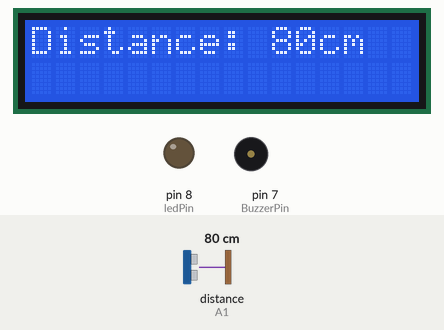
A sketch run on a simulated Arduino Uno, built with avr-gcc and run on an emulated ATmega328P. On the bench: 16×2 character LCD, output pins drawn as LEDs (lit = HIGH), buzzer (waves = sounding, pin HIGH). Dashed ring = blinking. The test bench sets the inputs (shaded band); at power-on: distance to the obstacle (sensor on A1) 80 cm. The echo pulse lasts 58.3 µs per cm.

Above: at 1.2 s.
1.3 s: distance to the obstacle (sensor on A1) set to 22 cm
At 3.0 s:
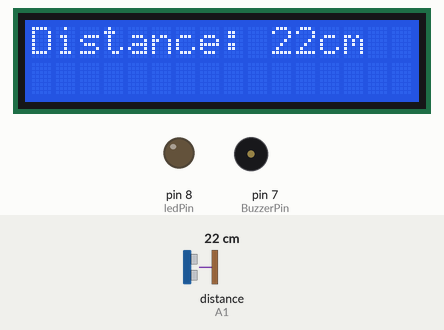
3.6 s: distance to the obstacle (sensor on A1) set to 18 cm
At 4.5 s:
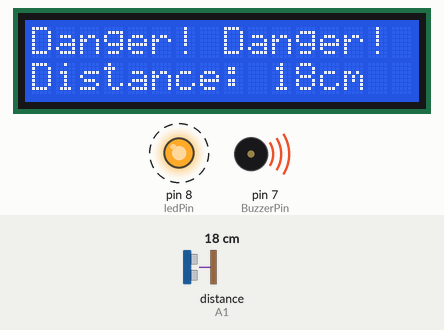
5.6 s: distance to the obstacle (sensor on A1) set to 2 cm
At 7.0 s:
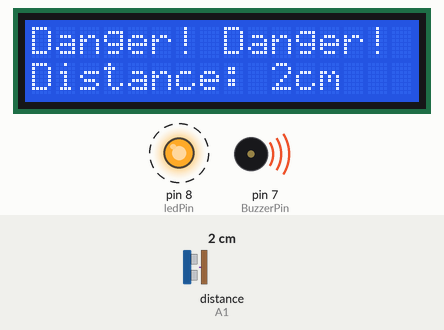
Timing chart, 0 to 13.7 s (numbered marks = the images above; inputs shaded):
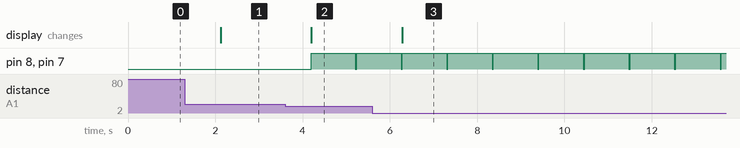

The sketch:

MeasuringDistance2.0.ino
```cpp
/*
 * 使用超声波传感器测量距离并显示在 LCD 上，当距离小于 20 时，发出警报同时亮灯提示
 */

// 导入库文件
#include "Ultrasonic.h"
#include <LiquidCrystal_I2C.h>
#include "Wire.h"

LiquidCrystal_I2C lcd(0x27,16,2);

//设置(trig,echo)的连线
Ultrasonic ultrasonic(A0,A1);

// 设置变量
int distance;

// 设置引脚
int BuzzerPin = 7;
int ledPin = 8;


void setup() {
  Serial.begin(9600);
  lcd.init();
  lcd.backlight();
  pinMode(BuzzerPin, OUTPUT);
  pinMode(ledPin, OUTPUT);
}

void loop()
{
  distance = ultrasonic.Ranging(CM); // 使用'CM'表示厘米或者 'INC' 表示英寸
  // 打印距离
  lcd.clear();
  lcd.setCursor(0,0);
  lcd.print("Distance: ");
  lcd.print(distance);
  lcd.print("cm");
  digitalWrite(BuzzerPin, LOW);
  digitalWrite(ledPin, LOW);
  // 如果测量的距离小于 20 就发出警报
  if (distance < 20 ){
      lcd.setCursor(0,0);
      lcd.print("Danger! Danger!");
      lcd.setCursor(0,1);
      lcd.print("Distance: ");
      lcd.print(distance);
      lcd.print("cm");
      digitalWrite(BuzzerPin, HIGH);
      digitalWrite(ledPin, HIGH);
  }
   // 延时 1s
  delay(1000);
}
```

Measured:
- the behaviour switches between 20 and 19 cm on distance to the obstacle (sensor on A1) (found by bisection; images 1 and 2)
- after the input at 1.3 s, the display: changes after 0.83 s (image 1)
- after the input at 3.6 s, pin 8 (ledPin), pin 7 (BuzzerPin): LOW → HIGH after 0.59 s, → LOW 1.0 s later, → HIGH 0.03 s later; the display: changes after 0.59 s (image 2)
- after the input at 5.6 s, the display: changes after 0.68 s (image 3)
